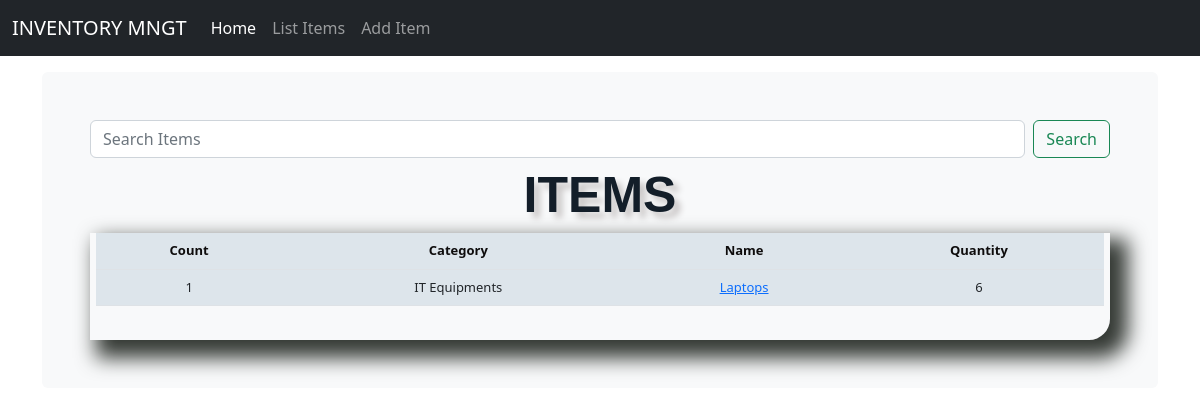
/list_items/, run on an earlier commit of the app's database.
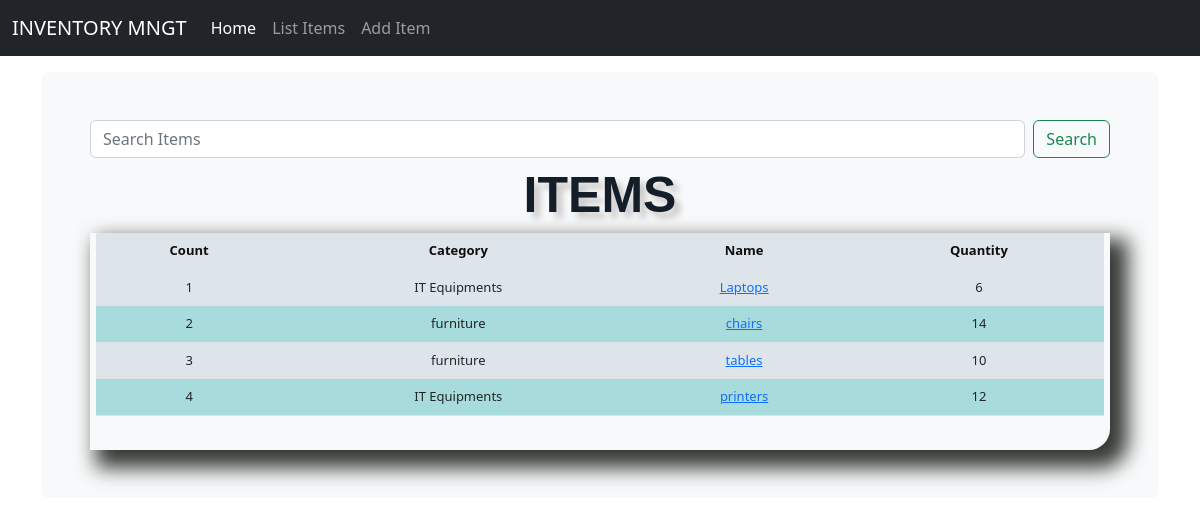
And on a later commit of the database.
### Inventory_mngt_sys/models.py (models this page shows, shortened)
class Stock(models.Model):
    category = models.CharField(max_length=50 , blank=True , null=True)
    item_name = models.CharField(max_length=50 , blank=True , null=True)
    quantity = models.IntegerField(default='0' , blank=True , null=True)
    recieved_quantity = models.IntegerField(default='0' , blank=True , null=True)
    recieved_by = models.CharField(max_length=50 , blank=True , null=True)
    issued_quantity = models.IntegerField(default='0' , blank=True , null=True)
    issued_by = models.CharField(max_length=50 , blank=True , null=True)
    phone_number = models.CharField(max_length=15 , blank=True , null=True)
    reorder_level = models.IntegerField(default='0' , blank=True , null=True)
    last_updated = models.DateTimeField(auto_now_add=False , auto_now=True)

### Inventory_mngt_sys/views.py (the view)
# urls.py: path('list_items/', views.list_items , name = 'list_item' ) ,
def list_items(request):
    search = request.GET.get("search")
    stock = Stock.objects.all()
    context = {
        "stock"  : stock,
        }
    if request.method == 'GET':
        if search is not None:
            search = Stock.objects.filter(category__icontains=search)
            context = {
            "stock"  :  search,
      }
    return render(request , "list_items.html", context)

### Inventory_mngt_sys/templates/list_items.html
{% extends 'main.html' %}
{% load crispy_forms_tags %}
{% load static %}
{% block content %}
    <div class="jumbotron">
        <form class="d-flex" method="get" role="search">
            <input class="form-control me-2" name="search" type="search" placeholder="Search Items" aria-label="Search">
            <button class="btn btn-outline-success" type="submit">Search</button>
          </form>
        <div class="header">ITEMS</div>
        <div class="display_table">
        <table class="table">
            <thead>
                <tr>
                    <th>Count</th>
                    <th>Category</th>
                    <th>Name</th>
                    <th>Quantity</th>
                </tr>
            </thead>
            {% for stock_item in stock %}
            <tr>
                <td>{{forloop.counter}}</td>
                <td>{{stock_item.category}} </td>
                <td><a href= "{% url 'update_item' stock_item.id %}">{{stock_item.item_name}}</a></td>
                <td>{{stock_item.quantity}}</td>
            </tr>
            {% endfor %}
        </table>
    </div>
    </div>
{% endblock %}

### Inventory_mngt_sys/templates/main.html (shortened to what this page needs)
{% load static %}
{% load crispy_forms_tags %}
<!doctype html>
<html lang="en">
  <head>
<link href="{% static 'css/stylesheet.css' %}" rel="stylesheet" >
<link href="{% static 'css/bootstrap.min.css' %}" rel="stylesheet" >
    <link href="{% static 'css/navbar-top-fixed.css' %}" rel="stylesheet" >
  </head>
  <body>
<nav class="navbar navbar-expand-md navbar-dark fixed-top bg-dark">
  <div class="container-fluid">
    <a class="navbar-brand" href="/">INVENTORY MNGT</a>
    <div class="collapse navbar-collapse" id="navbarCollapse">
      <ul class="navbar-nav me-auto mb-2 mb-md-0">
        <li class="nav-item">
          <a class="nav-link active" aria-current="page" href="/">Home</a>
        </li>
        <li class="nav-item">
          <a class="nav-link" href="/list_items">List Items</a>
        </li>
        <li class="nav-item">
          <a class="nav-link" href="/add_item">Add Item</a>
        </li>
      </ul>
    </div>
  </div>
</nav>
<main role="main" class="container">
    <div class="bg-light p-5 rounded">
        {% block content %}
        {% endblock %}
    </div>
</main>
  </body>
</html>

### Inventory_mngt_sys/static/css/stylesheet.css (style rules this page uses)
.table { font-size: 13px; text-align: center; width: 95%; margin: auto; }
.table tr:nth-child(odd) { background: rgb(221, 229, 235); }
.table tr:nth-child(even) { background: rgb(168, 219, 219); }
th { background-color: #3271b1; color: rgb(14, 12, 12); }
.display_table { border-bottom-right-radius: 21px; padding-left: 6px; padding-right: 6px; padding-bottom: 18px; box-shadow: 12px 12px 20px 6px #353a35; }
.header { font-family: helvetica; color: #131e29; font-size: 50px; text-align: center; width: 100%; text-shadow: 6px 6px 6px #c9c6c6; display: block; font-weight: bolder; }

### Inventory_mngt_sys/static/css/navbar-top-fixed.css (style rules this page uses)
body { min-height: 75rem; padding-top: 4.5rem; }

What changed in the data, as far as the page shows it:
added Stock: category "furniture", item_name "chairs", quantity "14"
added Stock: category "furniture", item_name "tables", quantity "10"
added Stock: category "IT Equipments", item_name "printers", quantity "12"
